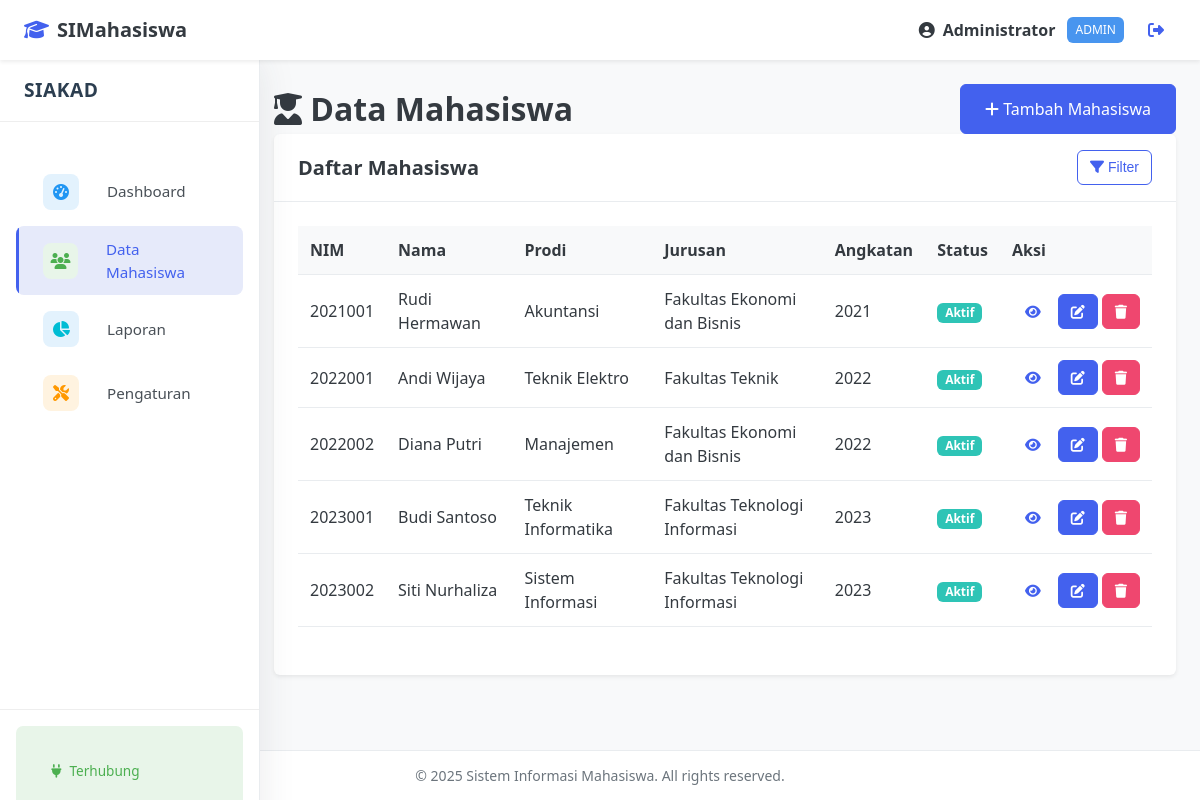
The page /manage_mahasiswa.php (signed in) on the database its author committed.
### tables this page shows
CREATE TABLE IF NOT EXISTS mahasiswa (
    id INT AUTO_INCREMENT PRIMARY KEY,
    nim VARCHAR(20) NOT NULL UNIQUE,
    nama VARCHAR(100) NOT NULL,
    jenis_kelamin ENUM('Laki-laki', 'Perempuan') NOT NULL,
    tanggal_lahir DATE NOT NULL,
    alamat TEXT NOT NULL,
    jurusan VARCHAR(100) NOT NULL,
    fakultas VARCHAR(100) NOT NULL,
    ipk DECIMAL(3,2),
    angkatan INT NOT NULL,
    status ENUM('Aktif', 'Cuti', 'Lulus', 'Drop Out') NOT NULL,
    created_at TIMESTAMP DEFAULT CURRENT_TIMESTAMP,
    updated_at TIMESTAMP DEFAULT CURRENT_TIMESTAMP ON UPDATE CURRENT_TIMESTAMP
);

### html/includes/functions.php (called while the page is built, shortened)
<?php
function escapeHTML($text)
{
    return htmlspecialchars($text, ENT_QUOTES, 'UTF-8');
}
function isLoggedIn()
{
    return isset($_SESSION['user_id']);
}
function isCurrentPage($page)
{
    return basename($_SERVER['PHP_SELF']) === $page;
}

### html/includes/db_connect.php (called while the page is built, shortened)
<?php
$host = 'db';
$dbname = 'mahasiswa_db';
$username = 'dbuser';
$password = 'dbpassword';
try {
    $pdo = new PDO(
        "mysql:host=$host;dbname=$dbname;charset=utf8mb4",
        $username,
        $password,
        [
            PDO::ATTR_ERRMODE => PDO::ERRMODE_EXCEPTION,
            PDO::ATTR_DEFAULT_FETCH_MODE => PDO::FETCH_ASSOC,
            PDO::ATTR_EMULATE_PREPARES => false
        ]
    );
} catch (PDOException $e) {
    error_log("Database Connection Error: " . $e->getMessage());
    $_SESSION['db_connected'] = false;
    $_SESSION['db_error'] = $e->getMessage();
}
function executeQuery($sql, $params = [])
{
    global $pdo;
    try {
        $stmt = $pdo->prepare($sql);
        $stmt->execute($params);
        return $stmt->fetchAll();
    } catch (PDOException $e) {
        error_log("Query Error: " . $e->getMessage());
        return false;
    }
}

### html/manage_mahasiswa.php (the view, shortened to what this page needs)
<?php
require_once 'includes/db_connect.php';
require_once 'includes/functions.php';
$action = $_GET['action'] ?? 'list';
$id = $_GET['id'] ?? null;
$mahasiswaList = [];
if ($action === 'edit' || $action === 'view') {
    $query = "SELECT * FROM mahasiswa WHERE id = :id";
    $mahasiswa = executeQuerySingle($query, ['id' => $id]);
    if (!$mahasiswa) {
        setFlashMessage('error', 'Data mahasiswa tidak ditemukan');
        redirect('manage_mahasiswa.php');
    }
} elseif ($action === 'list') {
    $query = "SELECT * FROM mahasiswa WHERE 1=1";
    $params = [];
    $query .= " ORDER BY nim ASC";
    $mahasiswaList = executeQuery($query, $params);
}
include 'partials/header.php';
?>
<div class="page-heading d-flex justify-content-between align-items-center">
    <div>
        <h1>
            <?php if ($action === 'add'): ?>
                <i class="fas fa-plus-circle"></i> Tambah Mahasiswa
            <?php elseif ($action === 'edit'): ?>
                <i class="fas fa-edit"></i> Edit Mahasiswa
            <?php elseif ($action === 'view'): ?>
                <i class="fas fa-eye"></i> Detail Mahasiswa
            <?php else: ?>
                <i class="fas fa-user-graduate"></i> Data Mahasiswa
            <?php endif; ?>
        </h1>
    </div>
    <?php if ($action === 'list'): ?>
        <div>
            <a href="manage_mahasiswa.php?action=add" class="btn btn-primary">
                <i class="fas fa-plus"></i> Tambah Mahasiswa
            </a>
        </div>
    <?php endif; ?>
</div>
<?php if ($action === 'list'): ?>
    <div class="card">
        <div class="card-header">
            <h2 class="card-title">Daftar Mahasiswa</h2>
            <div class="card-tools">
                <button type="button" class="btn btn-sm btn-outline-primary" id="toggle-filter">
                    <i class="fas fa-filter"></i> Filter
                </button>
            </div>
        </div>
        <div class="card-body">
            <div class="table-responsive">
                <table class="table data-table" id="mahasiswa-table">
                    <thead>
                        <tr>
                            <th>NIM</th>
                            <th>Nama</th>
                            <th>Prodi</th>
                            <th>Jurusan</th>
                            <th>Angkatan</th>
                            <th>Status</th>
                            <th>Aksi</th>
                        </tr>
                    </thead>
                    <tbody>
                        <?php if (empty($mahasiswaList)): ?>
                            <tr>
                                <td colspan="7" class="text-center">Tidak ada data mahasiswa</td>
                            </tr>
                        <?php else: ?>
                            <?php foreach ($mahasiswaList as $mhs): ?>
                                <tr>
                                    <td data-column="nim"><?php echo escapeHTML($mhs['nim']); ?></td>
                                    <td data-column="nama"><?php echo escapeHTML($mhs['nama']); ?></td>
                                    <td data-column="jurusan"><?php echo escapeHTML($mhs['jurusan']); ?></td>
                                    <td data-column="fakultas"><?php echo escapeHTML($mhs['fakultas']); ?></td>
                                    <td data-column="angkatan"><?php echo escapeHTML($mhs['angkatan']); ?></td>
                                    <td data-column="status">
                                        <?php
                                        $statusClass = '';
                                        switch ($mhs['status']) {
                                            case 'Aktif':
                                                $statusClass = 'badge-success';
                                                break;
                                        }
                                        ?>
                                        <span class="badge <?php echo $statusClass; ?>">
                                            <?php echo escapeHTML($mhs['status']); ?>
                                        </span>
                                    </td>
                                    <td>
                                        <div class="btn-group">
                                            <a href="manage_mahasiswa.php?action=view&id=<?php echo $mhs['id']; ?>"
                                                class="btn btn-sm btn-info" title="Lihat Detail">
                                                <i class="fas fa-eye"></i>
                                            </a>
                                            <a href="manage_mahasiswa.php?action=edit&id=<?php echo $mhs['id']; ?>"
                                                class="btn btn-sm btn-primary" title="Edit">
                                                <i class="fas fa-edit"></i>
                                            </a>
                                            <a href="manage_mahasiswa.php?action=delete&id=<?php echo $mhs['id']; ?>"
                                                class="btn btn-sm btn-danger confirm-action"
                                                data-confirm="Apakah Anda yakin ingin menghapus mahasiswa ini?" title="Hapus">
                                                <i class="fas fa-trash"></i>
                                            </a>
                                        </div>
                                    </td>
                                </tr>
                            <?php endforeach; ?>
                        <?php endif; ?>
                    </tbody>
                </table>
            </div>
        </div>
    </div>
<?php endif; ?>
<?php
include 'partials/footer.php';
?>

### html/partials/header.php (shortened to what this page needs)
<?php
$isLoggedIn = isLoggedIn();
$userName = $isLoggedIn ? $_SESSION['user_name'] : '';
$userRole = $isLoggedIn ? $_SESSION['user_role'] : '';
?>
<!DOCTYPE html>
<html lang="id">
<head>
    <link rel="stylesheet" href="https://cdnjs.cloudflare.com/ajax/libs/font-awesome/6.4.0/css/all.min.css">
    <link rel="stylesheet" href="/css/style.css">
</head>
<body>
    <header class="main-header">
        <div class="header-left">
            <div class="logo">
                <a href="/index.php">
                    <i class="fas fa-graduation-cap"></i>
                    <span>SIMahasiswa</span>
                </a>
            </div>
        </div>
        <div class="header-right">
            <?php if ($isLoggedIn): ?>
                <div class="user-info">
                    <div class="user-name">
                        <i class="fas fa-user-circle"></i>
                        <?php echo escapeHTML($userName); ?>
                    </div>
                    <span class="user-role"><?php echo escapeHTML($userRole); ?></span>
                    <a href="/logout.php" class="logout-btn" title="Logout">
                        <i class="fas fa-sign-out-alt"></i>
                    </a>
                </div>
            <?php endif; ?>
        </div>
    </header>
    <div class="main-container">
        <?php if ($isLoggedIn): ?>
            <?php include 'sidebar.php'; ?>
        <?php endif; ?>
        <main class="main-content<?php echo $isLoggedIn ? '' : ' full-width'; ?>">

### html/partials/sidebar.php (shortened to what this page needs)
<?php
$userRole = $_SESSION['user_role'] ?? '';
$dbConnected = $_SESSION['db_connected'] ?? false;
?>
<aside class="sidebar">
    <div class="sidebar-header">
        <h2 class="app-brand">SIAKAD</h2>
    </div>
    <nav class="sidebar-nav">
        <ul class="nav-list">
            <li class="nav-item <?php echo isCurrentPage('dashboard.php') ? 'active' : ''; ?>">
                <a href="/dashboard.php" class="nav-link">
                    <span class="icon-box bg-primary">
                        <i class="fas fa-tachometer-alt"></i>
                    </span>
                    <span class="link-text">Dashboard</span>
                </a>
            </li>
            <li class="nav-item <?php echo isCurrentPage('manage_mahasiswa.php') ? 'active' : ''; ?>">
                <a href="/manage_mahasiswa.php" class="nav-link">
                    <span class="icon-box bg-success">
                        <i class="fas fa-users"></i>
                    </span>
                    <span class="link-text">Data Mahasiswa</span>
                </a>
            </li>
            <li class="nav-item <?php echo isCurrentPage('laporan.php') ? 'active' : ''; ?>">
                <a href="/laporan.php" class="nav-link">
                    <span class="icon-box bg-info">
                        <i class="fas fa-chart-pie"></i>
                    </span>
                    <span class="link-text">Laporan</span>
                </a>
            </li>
            <?php if ($userRole === 'admin'): ?>
            <li class="nav-item <?php echo isCurrentPage('settings.php') ? 'active' : ''; ?>">
                <a href="/settings.php" class="nav-link">
                    <span class="icon-box bg-warning">
                        <i class="fas fa-tools"></i>
                    </span>
                    <span class="link-text">Pengaturan</span>
                </a>
            </li>
            <?php endif; ?>
        </ul>
    </nav>
    <div class="sidebar-footer">
        <div class="connection-status <?php echo $dbConnected ? 'connected' : 'disconnected'; ?>">
            <i class="status-icon fas <?php echo $dbConnected ? 'fa-plug' : 'fa-unlink'; ?>"></i>
            <span class="status-text">
                <?php echo $dbConnected ? 'Terhubung' : 'Terputus'; ?>
            </span>
        </div>
    </div>
</aside>

### html/partials/footer.php (shortened to what this page needs)
</main>
</div>
<footer class="main-footer">
    <div class="container">
        <p>&copy; <?php echo date('Y'); ?> Sistem Informasi Mahasiswa. All rights reserved.</p>
    </div>
</footer>
</body>
</html>

### html/partials/sidebar.php (style rules this page uses)
.sidebar { background: #ffffff; width: 260px; height: 100vh; box-shadow: 0 0 35px 0 rgba(49, 57, 66, 0.1); display: flex; flex-direction: column; }
.sidebar-header { padding: 1rem 1.5rem; border-bottom: 1px solid #eee; }
.app-brand { color: #2c3e50; font-size: 1.2rem; font-weight: 600; margin: 0; letter-spacing: 0.5px; }
.nav-list { padding: 1rem; flex-grow: 1; }
.nav-item { margin-bottom: 0.5rem; border-radius: 8px; overflow: hidden; }
.nav-item.active { background: #f8f9fa; }
.nav-link { display: flex; align-items: center; padding: 0.875rem 1rem; color: #5e6e82; text-decoration: none; transition: all 0.3s ease; }
.icon-box { width: 36px; height: 36px; border-radius: 8px; display: flex; align-items: center; justify-content: center; margin-right: 1rem; }
.bg-primary { background: #e3f2fd; color: #2196f3; }
.bg-success { background: #e8f5e9; color: #4caf50; }
.bg-info { background: #e3f2fd; color: #00bcd4; }
.bg-warning { background: #fff3e0; color: #ff9800; }
.link-text { font-size: 0.95rem; font-weight: 500; }
.sidebar-footer { padding: 1rem; border-top: 1px solid #eee; }
.connection-status { display: flex; align-items: center; font-size: 0.85rem; padding: 2.20rem; border-radius: 7px; }
.connected { background: #e8f5e9; color: #4caf50; }
.status-icon { margin-right: 0.5rem; }

### html/manage_mahasiswa.php (style rules this page uses)
.btn-group { display: flex; gap: 0.25rem; }

### rows shown on the page
mahasiswa: nim "2021001", nama "Rudi Hermawan", jurusan "Akuntansi", fakultas "Fakultas Ekonomi dan Bisnis", angkatan "2021", status "Aktif"
mahasiswa: nim "2022001", nama "Andi Wijaya", jurusan "Teknik Elektro", fakultas "Fakultas Teknik", angkatan "2022", status "Aktif"
mahasiswa: nim "2022002", nama "Diana Putri", jurusan "Manajemen", fakultas "Fakultas Ekonomi dan Bisnis", angkatan "2022", status "Aktif"
mahasiswa: nim "2023001", nama "Budi Santoso", jurusan "Teknik Informatika", fakultas "Fakultas Teknologi Informasi", angkatan "2023", status "Aktif"
mahasiswa: nim "2023002", nama "Siti Nurhaliza", jurusan "Sistem Informasi", fakultas "Fakultas Teknologi Informasi", angkatan "2023", status "Aktif"

### other values the page prints
escapeHTML($userName) "Administrator"
escapeHTML($userRole) "ADMIN"
